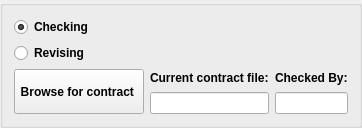
        <widget class="QGroupBox" name="groupBox_9">
         <property name="sizePolicy">
          <sizepolicy hsizetype="Preferred" vsizetype="Preferred">
           <horstretch>0</horstretch>
           <verstretch>0</verstretch>
          </sizepolicy>
         </property>
         <property name="title">
          <string/>
         </property>
         <layout class="QVBoxLayout" name="verticalLayout_4">
          <item>
           <widget class="QRadioButton" name="radioButton_3">
            <property name="sizePolicy">
             <sizepolicy hsizetype="Ignored" vsizetype="Fixed">
              <horstretch>0</horstretch>
              <verstretch>0</verstretch>
             </sizepolicy>
            </property>
            <property name="font">
             <font>
              <weight>75</weight>
              <bold>true</bold>
             </font>
            </property>
            <property name="text">
             <string>Checking</string>
            </property>
            <property name="checked">
             <bool>true</bool>
            </property>
           </widget>
          </item>
          <item>
           <widget class="QRadioButton" name="radioButton_4">
            <property name="sizePolicy">
             <sizepolicy hsizetype="Ignored" vsizetype="Fixed">
              <horstretch>0</horstretch>
              <verstretch>0</verstretch>
             </sizepolicy>
            </property>
            <property name="font">
             <font>
              <weight>75</weight>
              <bold>true</bold>
             </font>
            </property>
            <property name="text">
             <string>Revising</string>
            </property>
           </widget>
          </item>
          <item>
           <layout class="QGridLayout" name="gridLayout_10">
            <item row="0" column="0" rowspan="2">
             <widget class="QPushButton" name="pushButton_3">
              <property name="sizePolicy">
               <sizepolicy hsizetype="Minimum" vsizetype="Minimum">
                <horstretch>0</horstretch>
                <verstretch>0</verstretch>
               </sizepolicy>
              </property>
              <property name="minimumSize">
               <size>
                <width>130</width>
                <height>45</height>
               </size>
              </property>
              <property name="font">
               <font>
                <weight>75</weight>
                <bold>true</bold>
               </font>
              </property>
              <property name="text">
               <string>Browse for contract </string>
              </property>
             </widget>
            </item>
            <item row="0" column="1">
             <widget class="QLabel" name="label_73">
              <property name="font">
               <font>
                <weight>75</weight>
                <bold>true</bold>
               </font>
              </property>
              <property name="text">
               <string>Current contract file:</string>
              </property>
             </widget>
            </item>
            <item row="0" column="2">
             <widget class="QLabel" name="label_75">
              <property name="font">
               <font>
                <weight>75</weight>
                <bold>true</bold>
               </font>
              </property>
              <property name="text">
               <string>Checked By:</string>
              </property>
             </widget>
            </item>
            <item row="1" column="2">
             <widget class="QLineEdit" name="lineEdit_99">
              <property name="sizePolicy">
               <sizepolicy hsizetype="Ignored" vsizetype="Fixed">
                <horstretch>0</horstretch>
                <verstretch>0</verstretch>
               </sizepolicy>
              </property>
             </widget>
            </item>
            <item row="1" column="1">
             <widget class="QLineEdit" name="lineEdit_97">
              <property name="readOnly">
               <bool>true</bool>
              </property>
             </widget>
            </item>
           </layout>
          </item>
         </layout>
        </widget>
